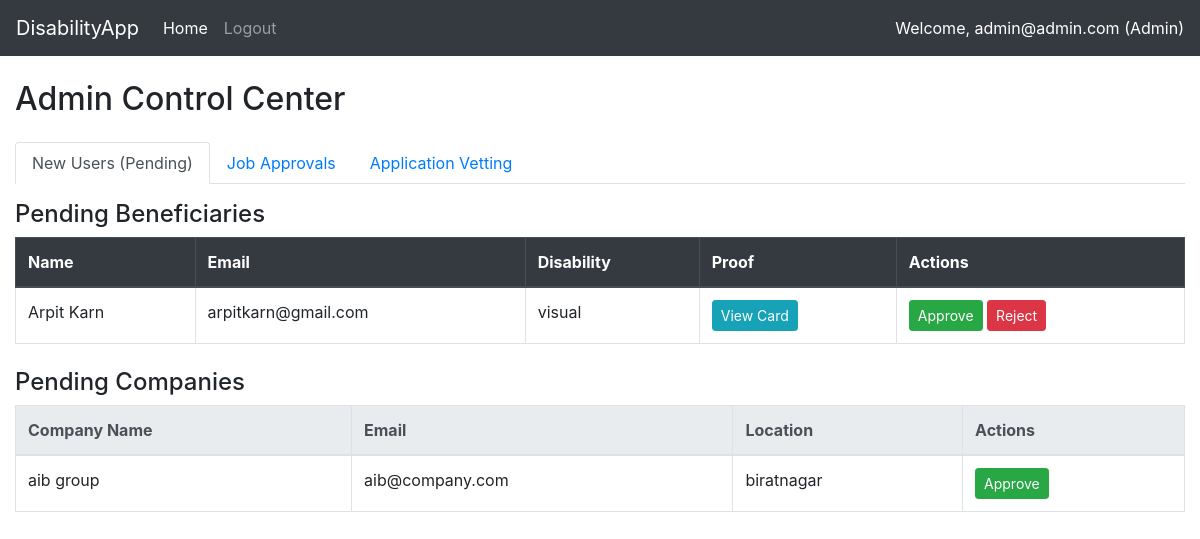
Page /admin_dashboard.php (signed in) on the committed database.
### tables this page shows
CREATE TABLE `users` (
  `user_id` int(11) NOT NULL,
  `full_name` varchar(100) NOT NULL,
  `email` varchar(100) NOT NULL,
  `password` varchar(255) NOT NULL,
  `role` enum('admin','company','beneficiary') NOT NULL,
  `account_status` enum('pending','active','rejected') DEFAULT 'pending',
  `disability_type` enum('locomotor','visual','hearing','speech','none') DEFAULT NULL,
  `skills` text DEFAULT NULL,
  `disability_card_url` varchar(255) DEFAULT NULL,
  `company_location` varchar(255) DEFAULT NULL,
  `created_at` timestamp NOT NULL DEFAULT current_timestamp()
);

### admin_dashboard.php (the view, shortened to what this page needs)
<?php
require 'partials/_dbconnect.php';
$users_sql = "SELECT * FROM users";
$users_result = mysqli_query($conn, $users_sql);
?>
<!doctype html>
<html lang="en">
    <head>
        <link rel="stylesheet" href="https://stackpath.bootstrapcdn.com/bootstrap/4.4.1/css/bootstrap.min.css">
    </head>
<body>
    <?php require 'partials/_nav.php' ?>
    <div class="container-fluid my-4">
        <h2 class="mb-4">Admin Control Center</h2>
        <ul class="nav nav-tabs" id="adminTab" role="tablist">
            <li class="nav-item">
                <a class="nav-link active" id="users-tab" data-toggle="tab" href="#users" role="tab">New Users (Pending)</a>
            </li>
            <li class="nav-item">
                <a class="nav-link" id="jobs-tab" data-toggle="tab" href="#jobs" role="tab">Job Approvals</a>
            </li>
            <li class="nav-item">
                <a class="nav-link" id="apps-tab" data-toggle="tab" href="#apps" role="tab">Application Vetting</a>
            </li>
        </ul>
        <div class="tab-content my-3" id="adminTabContent">
            <div class="tab-pane fade show active" id="users" role="tabpanel">
                <h4>Pending Beneficiaries</h4>
                <table class="table table-bordered">
                    <thead class="thead-dark"><tr><th>Name</th><th>Email</th><th>Disability</th><th>Proof</th><th>Actions</th></tr></thead>
                    <tbody>
                        <?php while($u = mysqli_fetch_assoc($users_result)): ?>
                            <?php if($u['account_status'] == 'pending' && $u['role'] == 'beneficiary'): ?>
                            <tr>
                                <td><?php echo $u['full_name']; ?></td>
                                <td><?php echo $u['email']; ?></td>
                                <td><?php echo $u['disability_type']; ?></td>
                                <td><a href="<?php echo $u['disability_card_url']; ?>" target="_blank" class="btn btn-sm btn-info">View Card</a></td>
                                <td>
                                    <form method="POST" style="display:inline;">
                                        <button class="btn btn-success btn-sm">Approve</button>
                                    </form>
                                    <form method="POST" style="display:inline;">
                                        <button class="btn btn-danger btn-sm">Reject</button>
                                    </form>
                                </td>
                            </tr>
                            <?php endif; ?>
                        <?php endwhile; ?>
                    </tbody>
                </table>
                <h4 class="mt-4">Pending Companies</h4>
                <table class="table table-bordered">
                    <thead class="thead-light"><tr><th>Company Name</th><th>Email</th><th>Location</th><th>Actions</th></tr></thead>
                    <tbody>
                        <?php
                        mysqli_data_seek($users_result, 0);
                        while($u = mysqli_fetch_assoc($users_result)): ?>
                            <?php if($u['account_status'] == 'pending' && $u['role'] == 'company'): ?>
                            <tr>
                                <td><?php echo $u['full_name']; ?></td>
                                <td><?php echo $u['email']; ?></td>
                                <td><?php echo $u['company_location']; ?></td>
                                <td>
                                    <form method="POST" style="display:inline;">
                                        <button class="btn btn-success btn-sm">Approve</button>
                                    </form>
                                </td>
                            </tr>
                            <?php endif; ?>
                        <?php endwhile; ?>
                    </tbody>
                </table>
            </div>
        </div>
    </div>
</body>
</html>

### rows in the picture
users: full_name "Arpit Karn", email "arpitkarn@gmail.com", disability_type "visual"
users: full_name "aib group", email "aib@company.com", company_location "biratnagar"

### other values in the picture
$_SESSION['email'] "admin@admin.com"
$_SESSION['role'] "Admin"
